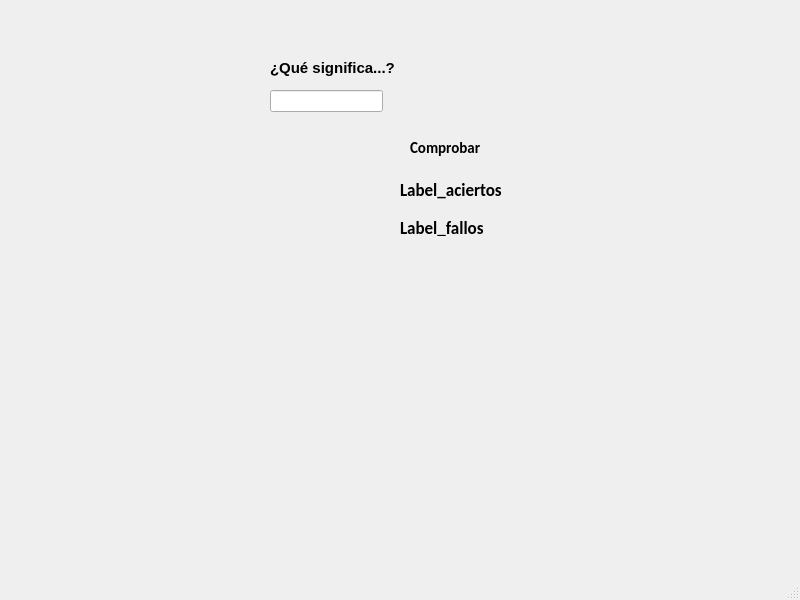
<?xml version="1.0" encoding="UTF-8"?>
<ui version="4.0">
 <class>MainWindow</class>
 <widget class="QMainWindow" name="MainWindow">
  <property name="geometry">
   <rect>
    <x>0</x>
    <y>0</y>
    <width>800</width>
    <height>600</height>
   </rect>
  </property>
  <property name="windowTitle">
   <string>MainWindow</string>
  </property>
  <widget class="QWidget" name="centralwidget">
   <widget class="QLabel" name="label">
    <property name="geometry">
     <rect>
      <x>270</x>
      <y>60</y>
      <width>161</width>
      <height>16</height>
     </rect>
    </property>
    <property name="font">
     <font>
      <pointsize>11</pointsize>
      <weight>75</weight>
      <bold>true</bold>
     </font>
    </property>
    <property name="text">
     <string>¿Qué significa...?</string>
    </property>
   </widget>
   <widget class="QLabel" name="pushButton">
    <property name="geometry">
     <rect>
      <x>410</x>
      <y>140</y>
      <width>101</width>
      <height>16</height>
     </rect>
    </property>
    <property name="font">
     <font>
      <family>Calibri</family>
      <pointsize>11</pointsize>
      <weight>75</weight>
      <bold>true</bold>
     </font>
    </property>
    <property name="text">
     <string>Comprobar</string>
    </property>
   </widget>
   <widget class="QLabel" name="label_aciertos">
    <property name="geometry">
     <rect>
      <x>400</x>
      <y>180</y>
      <width>141</width>
      <height>20</height>
     </rect>
    </property>
    <property name="palette">
     <palette>
      <active>
       <colorrole role="Button">
        <brush brushstyle="SolidPattern">
         <color alpha="255">
          <red>0</red>
          <green>0</green>
          <blue>255</blue>
         </color>
        </brush>
       </colorrole>
      </active>
      <inactive>
       <colorrole role="Button">
        <brush brushstyle="SolidPattern">
         <color alpha="255">
          <red>0</red>
          <green>0</green>
          <blue>255</blue>
         </color>
        </brush>
       </colorrole>
      </inactive>
      <disabled>
       <colorrole role="Button">
        <brush brushstyle="SolidPattern">
         <color alpha="255">
          <red>0</red>
          <green>0</green>
          <blue>255</blue>
         </color>
        </brush>
       </colorrole>
      </disabled>
     </palette>
    </property>
    <property name="font">
     <font>
      <family>Calibri</family>
      <pointsize>13</pointsize>
      <weight>75</weight>
      <bold>true</bold>
     </font>
    </property>
    <property name="text">
     <string>Label_aciertos</string>
    </property>
   </widget>
   <widget class="QLabel" name="label_fallos">
    <property name="geometry">
     <rect>
      <x>400</x>
      <y>220</y>
      <width>101</width>
      <height>16</height>
     </rect>
    </property>
    <property name="palette">
     <palette>
      <active>
       <colorrole role="Button">
        <brush brushstyle="SolidPattern">
         <color alpha="255">
          <red>255</red>
          <green>0</green>
          <blue>0</blue>
         </color>
        </brush>
       </colorrole>
      </active>
      <inactive>
       <colorrole role="Button">
        <brush brushstyle="SolidPattern">
         <color alpha="255">
          <red>255</red>
          <green>0</green>
          <blue>0</blue>
         </color>
        </brush>
       </colorrole>
      </inactive>
      <disabled>
       <colorrole role="Button">
        <brush brushstyle="SolidPattern">
         <color alpha="255">
          <red>255</red>
          <green>0</green>
          <blue>0</blue>
         </color>
        </brush>
       </colorrole>
      </disabled>
     </palette>
    </property>
    <property name="font">
     <font>
      <family>Calibri</family>
      <pointsize>13</pointsize>
      <weight>75</weight>
      <bold>true</bold>
     </font>
    </property>
    <property name="text">
     <string>Label_fallos</string>
    </property>
   </widget>
   <widget class="QLineEdit" name="lineEdit">
    <property name="geometry">
     <rect>
      <x>270</x>
      <y>90</y>
      <width>113</width>
      <height>22</height>
     </rect>
    </property>
   </widget>
  </widget>
  <widget class="QMenuBar" name="menubar">
   <property name="geometry">
    <rect>
     <x>0</x>
     <y>0</y>
     <width>800</width>
     <height>26</height>
    </rect>
   </property>
  </widget>
  <widget class="QStatusBar" name="statusbar"/>
 </widget>
 <resources/>
 <connections/>
</ui>
